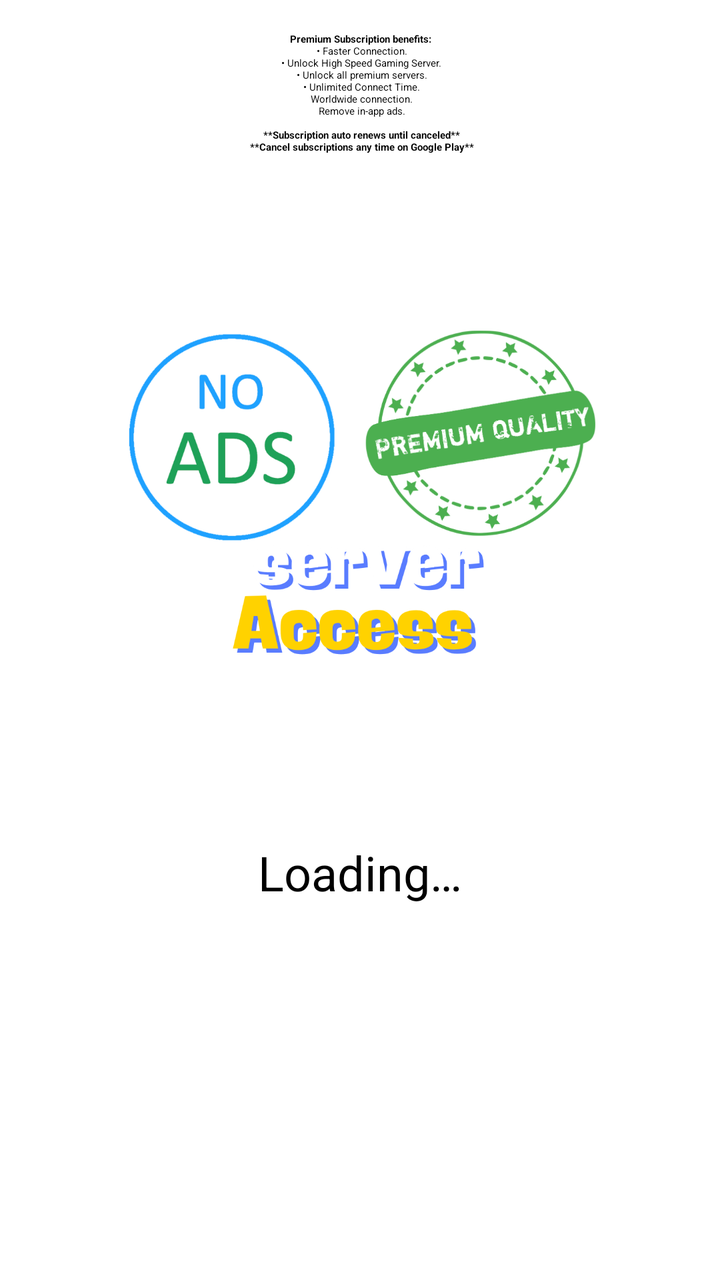
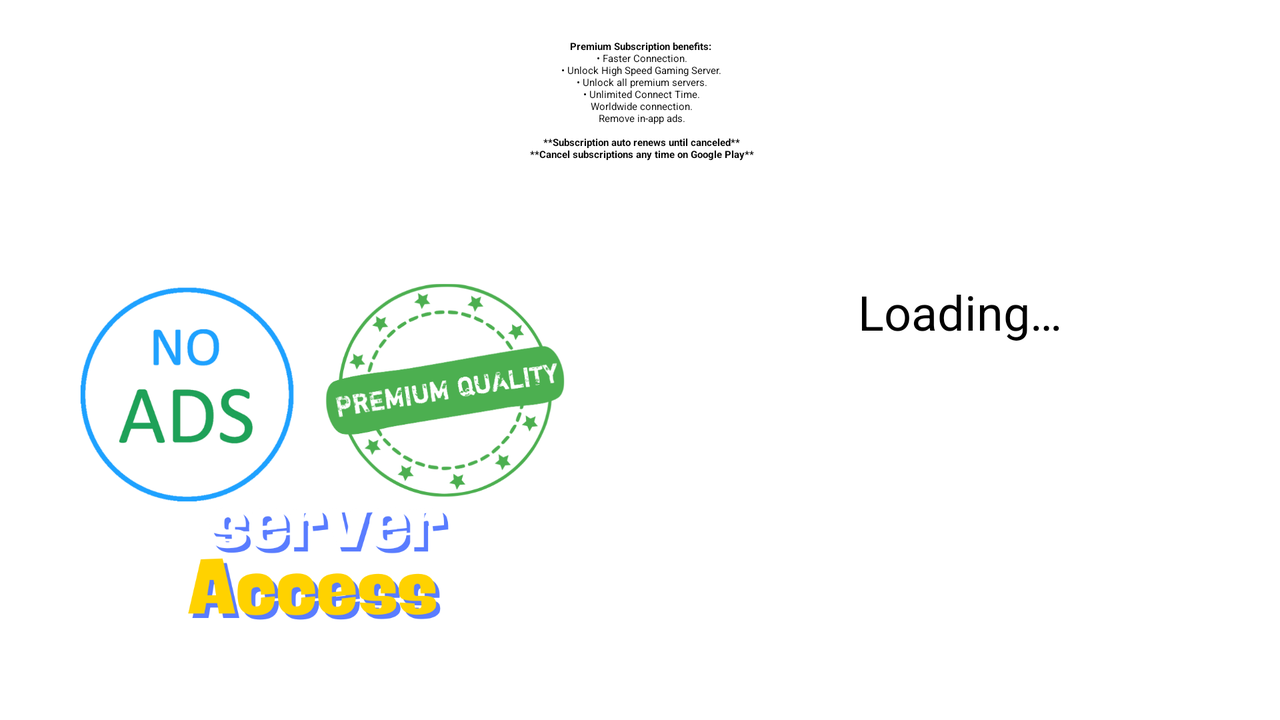

First picture: res/layout/ on a phone held upright. Second picture: the repository's own variant of that layout, on a device whose configuration matches the variant's folder. Source for both follows.
<!-- AndroidManifest.xml: application theme AppTheme.Startup -->
<!-- res/layout/fragment_products.xml -->
<?xml version="1.0" encoding="utf-8"?>

<androidx.constraintlayout.widget.ConstraintLayout xmlns:android="http://schemas.android.com/apk/res/android"
   xmlns:app="http://schemas.android.com/apk/res-auto"
   android:layout_width="match_parent"
   android:layout_height="match_parent">

   <androidx.appcompat.widget.AppCompatTextView
      android:id="@+id/help_us"
      android:layout_width="match_parent"
      android:layout_height="wrap_content"
      android:layout_margin="8dp"
      android:gravity="center"
      app:layout_constraintTop_toTopOf="parent"
      android:padding="8dp"
      android:text="@string/help_us_prompt"
      app:layout_constraintBottom_toTopOf="@id/logo_no_ads" />

   <ImageView
      android:id="@+id/logo_no_ads"
      android:layout_width="0dp"
      android:layout_height="0dp"
      android:layout_margin="32dp"
      android:src="@drawable/logo_no_ads"
      app:layout_constraintBottom_toTopOf="@id/loading"
      app:layout_constraintEnd_toEndOf="parent"
      app:layout_constraintStart_toStartOf="parent"
      app:layout_constraintTop_toBottomOf="@id/help_us"/>

   <ProgressBar
      android:id="@+id/loading"
      android:layout_width="wrap_content"
      android:layout_height="wrap_content"
      android:layout_marginBottom="16dp"
      app:layout_constraintTop_toBottomOf="@id/logo_no_ads"
      app:layout_constraintBottom_toTopOf="@id/subscribe_prompt"
      app:layout_constraintEnd_toEndOf="parent"
      app:layout_constraintStart_toStartOf="parent" />

   <androidx.appcompat.widget.AppCompatTextView
      android:id="@+id/subscribe_prompt"
      android:layout_width="match_parent"
      android:layout_height="wrap_content"
      app:layout_constraintTop_toBottomOf="@id/loading"
      android:layout_marginHorizontal="16dp"
      android:layout_marginBottom="24dp"
      android:gravity="center"
      android:text="@string/loading"
      android:textSize="24sp"
      app:layout_constraintBottom_toTopOf="@id/monthly_subscribe" />

   <androidx.appcompat.widget.AppCompatButton
      android:id="@+id/monthly_subscribe"
      android:layout_width="match_parent"
      android:layout_height="wrap_content"
      android:layout_marginHorizontal="16dp"
      android:layout_marginBottom="8dp"
      app:layout_constraintTop_toBottomOf="@id/subscribe_prompt"
      android:background="@drawable/button_background"
      android:padding="8dp"
      android:text="@string/monthly_price"
      android:textSize="18sp"
      android:visibility="invisible"
      app:layout_constraintBottom_toTopOf="@id/monthly_prompt" />

   <TextView
      android:id="@+id/monthly_prompt"
      android:layout_width="match_parent"
      android:layout_height="wrap_content"
      android:layout_marginHorizontal="16dp"
      android:layout_marginBottom="16dp"
      android:padding="4dp"
      app:layout_constraintTop_toBottomOf="@id/monthly_subscribe"
      android:text="@string/monthly_prompt"
      android:textSize="14sp"
      android:visibility="invisible"
      app:layout_constraintBottom_toTopOf="@id/yearly_subscribe" />

   <androidx.appcompat.widget.AppCompatButton
      android:id="@+id/yearly_subscribe"
      android:layout_width="match_parent"
      android:layout_height="wrap_content"
      android:layout_margin="16dp"
      app:layout_constraintTop_toBottomOf="@id/monthly_prompt"
      android:background="@drawable/button_background"
      android:padding="8dp"
      android:text="@string/yearly_price"
      android:textSize="18sp"
      android:visibility="invisible"
      app:layout_constraintBottom_toBottomOf="parent" />

</androidx.constraintlayout.widget.ConstraintLayout>
<!-- resources referenced by this layout -->
<resources>
  <!-- drawable button_background (drawable) -->
  <?xml version="1.0" encoding="utf-8"?>
  
  <selector xmlns:android="http://schemas.android.com/apk/res/android">
  
     <item android:state_focused="true">
        <shape android:shape="rectangle">
           <solid android:color="@color/primary_focused" />
           <corners android:radius="8dp" />
        </shape>
     </item>
  
     <item android:state_pressed="true">
        <shape android:shape="rectangle">
           <solid android:color="@android:color/darker_gray" />
           <corners android:radius="8dp" />
        </shape>
     </item>
  
     <item>
        <shape android:shape="rectangle">
           <solid android:color="@color/primary" />
           <corners android:radius="8dp" />
        </shape>
     </item>
  
  </selector>
  <!-- drawable logo_no_ads: png bitmap (drawable, 179608 bytes) -->
  <string name="help_us_prompt">
      <b>Premium Subscription benefits:</b>\n
      \u2022 Faster Connection.\n
      \u2022 Unlock High Speed Gaming Server.\n
      \u2022 Unlock all premium servers.\n
      \u2022 Unlimited Connect Time.\n
      Worldwide connection.\n
      Remove in-app ads.\n
      \n
      <b>**Subscription auto renews until canceled**</b>\n
      <b>**Cancel subscriptions any time on Google Play**</b>\n
  </string>
  <string name="loading">Loading…</string>
  <string name="monthly_price">%1$s/Month</string>
  <string name="monthly_prompt">* Monthly subscription will auto-renew each month</string>
  <string name="yearly_price">%1$s/Year</string>
  <style name="AppTheme.Startup" parent="AppTheme.Base.Startup">
        <item name="windowSplashScreenAnimatedIcon">@mipmap/ic_launcher_foreground</item>
     </style>
  <color name="primary_focused">#0048FF</color>
  <color name="primary">#0BC6FF</color>
  <style name="AppTheme.Base.Startup" parent="Theme.SplashScreen">
        <item name="windowSplashScreenBackground">@android:color/white</item>
        <item name="windowSplashScreenAnimationDuration">300</item>
        <item name="postSplashScreenTheme">@style/AppTheme.Main</item>
        <item name="android:windowLightStatusBar" tools:targetApi="m">true</item>
        <item name="android:statusBarColor">@android:color/white</item>
        <item name="android:navigationBarColor">@android:color/white</item>
     </style>
  <style name="AppTheme.Main" parent="AppTheme">
        <item name="colorAccent">@color/accent</item>
        <item name="android:windowBackground">@color/background</item>
        <item name="android:navigationBarColor">@color/background</item>
        <item name="android:windowLightStatusBar" tools:targetApi="m">@bool/lightStatusBar</item>
     </style>
  <style name="AppTheme" parent="@style/Theme.MaterialComponents.DayNight.NoActionBar">
        <item name="colorPrimary">@color/primary</item>
        <item name="colorPrimaryDark">@color/background</item>
        <item name="windowActionBar">false</item>
        <item name="windowNoTitle">true</item>
     </style>
  <color name="accent">#00F7FF</color>
  <color name="background">#F8F8F8</color>
</resources>
<!-- res/layout-land/fragment_products.xml (the author's variant of the layout above) -->
<!-- drawn on the phone turned sideways -->
<?xml version="1.0" encoding="utf-8"?>

<androidx.constraintlayout.widget.ConstraintLayout xmlns:android="http://schemas.android.com/apk/res/android"
   xmlns:app="http://schemas.android.com/apk/res-auto"
   android:layout_width="match_parent"
   android:layout_height="match_parent">

   <androidx.constraintlayout.widget.Guideline
      android:id="@+id/guideline_middle"
      android:layout_width="0dp"
      android:layout_height="match_parent"
      android:orientation="vertical"
      app:layout_constraintGuide_percent="0.5" />

   <ProgressBar
      android:id="@+id/loading"
      android:layout_width="wrap_content"
      android:layout_height="wrap_content"
      android:layout_marginBottom="16dp"
      app:layout_constraintBottom_toTopOf="@id/subscribe_prompt"
      app:layout_constraintEnd_toEndOf="parent"
      app:layout_constraintStart_toEndOf="@id/guideline_middle" />

   <androidx.appcompat.widget.AppCompatTextView
      android:id="@+id/subscribe_prompt"
      android:layout_width="0dp"
      android:layout_height="wrap_content"
      android:layout_marginHorizontal="16dp"
      android:layout_marginBottom="24dp"
      android:gravity="center"
      android:text="@string/loading"
      android:textSize="24sp"
      app:layout_constraintBottom_toTopOf="@id/monthly_subscribe"
      app:layout_constraintEnd_toEndOf="parent"
      app:layout_constraintStart_toEndOf="@id/guideline_middle" />

   <androidx.appcompat.widget.AppCompatTextView
      android:id="@+id/help_us"
      android:layout_width="match_parent"
      android:layout_height="wrap_content"
      android:layout_margin="8dp"
      android:gravity="center"
      app:layout_constraintTop_toTopOf="parent"
      android:padding="8dp"
      android:text="@string/help_us_prompt"
      app:layout_constraintBottom_toTopOf="@id/logo_no_ads" />

   <ImageView
      android:id="@+id/logo_no_ads"
      android:layout_width="250dp"
      android:layout_height="250dp"
      android:src="@drawable/logo_no_ads"
      app:layout_constraintBottom_toBottomOf="parent"
      app:layout_constraintEnd_toStartOf="@id/guideline_middle"
      app:layout_constraintStart_toStartOf="parent"
      app:layout_constraintTop_toBottomOf="@id/help_us" />

   <androidx.appcompat.widget.AppCompatButton
      android:id="@+id/monthly_subscribe"
      android:layout_width="0dp"
      android:layout_height="wrap_content"
      android:layout_marginHorizontal="16dp"
      android:layout_marginBottom="8dp"
      android:background="@drawable/button_background"
      android:padding="8dp"
      android:text="@string/monthly_price"
      android:textSize="18sp"
      android:visibility="invisible"
      app:layout_constraintBottom_toTopOf="@id/monthly_prompt"
      app:layout_constraintEnd_toEndOf="parent"
      app:layout_constraintStart_toStartOf="@id/guideline_middle" />

   <TextView
      android:id="@+id/monthly_prompt"
      android:layout_width="0dp"
      android:layout_height="wrap_content"
      android:layout_marginHorizontal="16dp"
      android:layout_marginBottom="16dp"
      android:padding="4dp"
      android:text="@string/monthly_prompt"
      android:textSize="14sp"
      android:visibility="invisible"
      app:layout_constraintBottom_toTopOf="@id/yearly_subscribe"
      app:layout_constraintEnd_toEndOf="parent"
      app:layout_constraintStart_toStartOf="@id/guideline_middle" />

   <androidx.appcompat.widget.AppCompatButton
      android:id="@+id/yearly_subscribe"
      android:layout_width="0dp"
      android:layout_height="wrap_content"
      android:layout_margin="16dp"
      android:background="@drawable/button_background"
      android:padding="8dp"
      android:text="@string/yearly_price"
      android:textSize="18sp"
      android:visibility="invisible"
      app:layout_constraintBottom_toBottomOf="parent"
      app:layout_constraintEnd_toEndOf="parent"
      app:layout_constraintStart_toStartOf="@id/guideline_middle" />

</androidx.constraintlayout.widget.ConstraintLayout>
